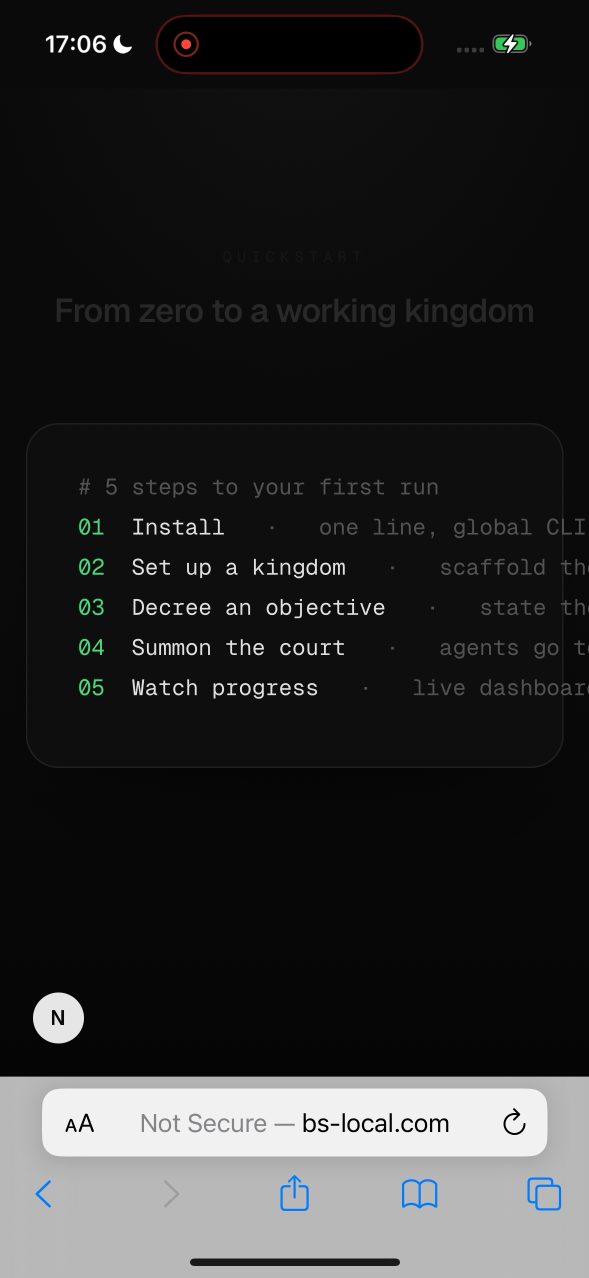
#> input picture website/kingdom-website/playwright/ios-real/iPhone15-bridge.png, 1178 x 2556 px (shown at 1/2 size)
$ python portrait_convert.py ../website/kingdom-website/playwright/ios-real/iPhone15-bridge.png out.png
#> lines starting #> are read from the running program, lines starting #| are printed output that depends on the picture; after the words box and inside, x2 and y2 are one past the last pixel; in counts of white or black regions, pixels touching at a corner belong together
#!/usr/bin/env python3
"""High-fidelity terminal portrait converter for KingdomOS dashboards.

Reads an original painting and emits, per requested cell width:
  - <name>.braille.txt   monochrome braille art (Floyd-Steinberg dithered)
  - <name>.cells.json    {w,h,rows:[[lum,...],...]} per-cell luminance 0..255
                         plus rows of braille glyphs, for shaded rendering

Braille gives 2x4 dot resolution per character cell; combined with a per-cell
grey value this produces a soft, photographic, monochrome portrait that suits a
muted greyscale / beige design palette.
"""
import sys, json, argparse
from PIL import Image, ImageOps, ImageEnhance, ImageFilter
import numpy as np

# Braille dot bit layout (Unicode U+2800 base).
# dot positions (row, col) -> bit value
BRAILLE_BITS = {
    (0, 0): 0x01, (1, 0): 0x02, (2, 0): 0x04, (3, 0): 0x40,
    (0, 1): 0x08, (1, 1): 0x10, (2, 1): 0x20, (3, 1): 0x80,
}


def preprocess(img, cutoff, gamma, sharpen, bg_suppress):
    """Grayscale, auto-level, gamma, sharpen, optional background suppression."""
    g = img.convert("L")
    # Auto-contrast: stretch histogram, clipping `cutoff` percent each end.
    g = ImageOps.autocontrast(g, cutoff=cutoff)
    arr = np.asarray(g).astype(np.float32) / 255.0
    if gamma and gamma != 1.0:
        arr = np.power(arr, gamma)
    if bg_suppress > 0:
        # Pull the darkest tones toward black so painterly backgrounds recede.
        lo = bg_suppress
        arr = np.clip((arr - lo) / max(1e-6, 1.0 - lo), 0.0, 1.0)
    out = Image.fromarray((arr * 255).astype(np.uint8))
    if sharpen > 0:
        out = out.filter(
            ImageFilter.UnsharpMask(radius=1.4, percent=int(sharpen * 100), threshold=2)
        )
    return out


def target_height(src_w, src_h, cell_w, cell_aspect):
    # physical aspect of output = cell_w : cell_aspect*H  must equal src_w:src_h
    return max(1, round(cell_w * (src_h / src_w) / cell_aspect))


def convert(path, cell_w, cell_aspect, cutoff, gamma, sharpen, bg_suppress,
            threshold, raw=False, dot_threshold=50.0, lum_gain=1.0,
            coverage=0.22):
    img = Image.open(path)
    H = target_height(img.width, img.height, cell_w, cell_aspect)
    dotW, dotH = cell_w * 2, H * 4

    if raw:
        # Source is already a clean braille stipple (light ink on black).
        # Downsample with MAX pooling so sparse bright dots survive instead of
        # being averaged into the black background.
        g = img.convert("L")
        src = np.asarray(g).astype(np.float32)
        sh, sw = src.shape
        ys = (np.linspace(0, sh, dotH + 1)).astype(int)
        xs = (np.linspace(0, sw, dotW + 1)).astype(int)
        on = np.zeros((dotH, dotW), dtype=bool)
        garr = np.zeros((dotH, dotW), dtype=np.float32)
        for j in range(dotH):
            y0, y1 = ys[j], max(ys[j] + 1, ys[j + 1])
            for i in range(dotW):
                x0, x1 = xs[i], max(xs[i] + 1, xs[i + 1])
                block = src[y0:y1, x0:x1]
                garr[j, i] = block.mean()
                # Light a dot when a meaningful fraction of the source region is
                # bright; preserves the stipple density gradient (cleaner than a
                # raw max-pool which floods bright regions into solid blocks).
                cov = float((block >= dot_threshold).mean())
                on[j, i] = cov >= coverage
    else:
        pre = preprocess(img, cutoff, gamma, sharpen, bg_suppress)
        grid = pre.resize((dotW, dotH), Image.LANCZOS)
        garr = np.asarray(grid).astype(np.float32)
        dith = garr.copy()
        for y in range(dotH):
            for x in range(dotW):
                old = dith[y, x]
                new = 255.0 if old >= threshold else 0.0
                dith[y, x] = new
                err = old - new
                if x + 1 < dotW:
                    dith[y, x + 1] += err * 7 / 16
                if y + 1 < dotH:
                    if x > 0:
                        dith[y + 1, x - 1] += err * 3 / 16
                    dith[y + 1, x] += err * 5 / 16
                    if x + 1 < dotW:
                        dith[y + 1, x + 1] += err * 1 / 16
        on = dith >= 128

    # Per-cell luminance (average of the 8 subpixels), used for greyscale tint.
    cells_lum = []
    for cy in range(H):
        row = []
        for cx in range(cell_w):
            block = garr[cy * 4:cy * 4 + 4, cx * 2:cx * 2 + 2]
            row.append(int(round(min(255.0, block.mean() * lum_gain))))
        cells_lum.append(row)

    braille_rows = []
    for cy in range(H):
        chars = []
        for cx in range(cell_w):
            bits = 0
            for (dr, dc), bit in BRAILLE_BITS.items():
                if on[cy * 4 + dr, cx * 2 + dc]:
                    bits |= bit
            chars.append(chr(0x2800 + bits))
        braille_rows.append("".join(chars))

    return {"w": cell_w, "h": H, "braille": braille_rows, "lum": cells_lum}


def from_braille(original, braille_path, lum_gain=1.0):
    """Pair an externally-generated braille stipple (e.g. ascii-image-converter)
    with per-cell luminance sampled from the original painting, so the dashboard
    can render the high-detail dot pattern in soft greyscale.

    The braille text defines the cell grid (cols x rows); the original is
    downsampled to that grid for one luminance value per cell.
    """
    rows = [ln.rstrip("\n") for ln in
            open(braille_path, encoding="utf-8").read().split("\n")]
    while rows and rows[-1] == "":
        rows.pop()
    cols = max((len(r) for r in rows), default=0)
    rows = [r.ljust(cols, chr(0x2800)) for r in rows]
    h = len(rows)

    g = Image.open(original).convert("L")
    g = ImageOps.autocontrast(g, cutoff=1.0)
    small = g.resize((max(1, cols), max(1, h)), Image.LANCZOS)
    larr = np.asarray(small).astype(np.float32)
    lum = [[int(round(min(255.0, larr[y, x] * lum_gain)))
            for x in range(cols)] for y in range(h)]
    return {"w": cols, "h": h, "braille": rows, "lum": lum}


def main():
    ap = argparse.ArgumentParser()
    ap.add_argument("input")
    ap.add_argument("out_base", help="output path without extension")
    ap.add_argument("--width", type=int, default=44)
    ap.add_argument("--cell-aspect", type=float, default=2.0,
                    help="terminal cell height/width ratio")
    ap.add_argument("--cutoff", type=float, default=1.5)
    ap.add_argument("--gamma", type=float, default=0.85)
    ap.add_argument("--sharpen", type=float, default=0.9)
    ap.add_argument("--bg-suppress", type=float, default=0.10)
    ap.add_argument("--threshold", type=float, default=128.0)
    ap.add_argument("--raw", action="store_true",
                    help="source is already a clean braille stipple; preserve it")
    ap.add_argument("--dot-threshold", type=float, default=50.0,
                    help="raw mode: brightness above which a dot is lit")
    ap.add_argument("--lum-gain", type=float, default=1.0,
                    help="multiply per-cell luminance for brighter shading")
    ap.add_argument("--coverage", type=float, default=0.22,
                    help="raw mode: min bright-pixel fraction to light a dot")
    ap.add_argument("--from-braille",
                    help="pair this pre-made braille .txt with luminance from input")
    a = ap.parse_args()

    if a.from_braille:
        res = from_braille(a.input, a.from_braille, lum_gain=a.lum_gain)
    else:
        res = convert(a.input, a.width, a.cell_aspect, a.cutoff, a.gamma,
                      a.sharpen, a.bg_suppress, a.threshold,
                      raw=a.raw, dot_threshold=a.dot_threshold, lum_gain=a.lum_gain,
                      coverage=a.coverage)
#> in convert, img is the input picture: PIL image 1178x2556 RGB; mean R, G, B 41.9, 42.1, 42.1
#> in convert, `grid = pre.resize((dotW, dotH), Image.LANCZOS)`:
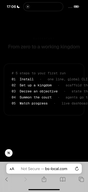
#> grid: PIL image 88x192 L; min 0, max 255, mean 36.1
#> after the loop in convert, `for y in range(dotH):`:
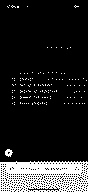
#> dith: shape (192, 88) float32; 14.1% white; 131 white regions (129 under 20 px), largest, box (x1, y1, x2, y2) and area: (0, 161, 88, 192) 2167, (5, 149, 13, 157) 42
#> after the loop in convert, `for cy in range(H):`: cells_lum = 48 items
#> res = 4 items
    with open(a.out_base + ".braille.txt", "w", encoding="utf-8") as f:
        f.write("\n".join(res["braille"]) + "\n")
    with open(a.out_base + ".cells.json", "w", encoding="utf-8") as f:
        json.dump({"w": res["w"], "h": res["h"], "braille": res["braille"],
                   "lum": res["lum"]}, f)
    print(f"{a.input} -> {a.out_base} ({res['w']}x{res['h']})")
#| ../website/kingdom-website/playwright/ios-real/iPhone15-bridge.png -> out.png (44x48)


if __name__ == "__main__":
    main()

$ run again, on website/kingdom-website/playwright/ios-real/iPhoneSE2022-bridge.png
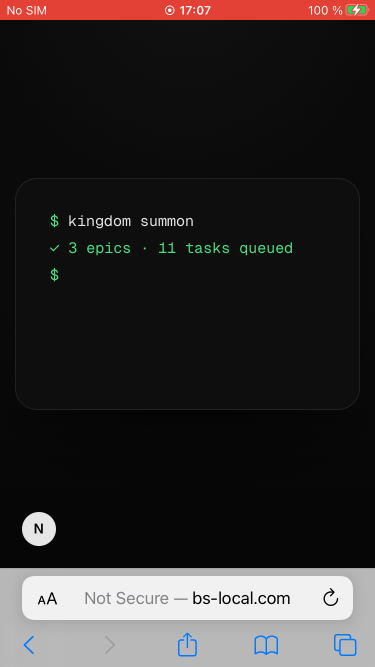
#> input picture website/kingdom-website/playwright/ios-real/iPhoneSE2022-bridge.png, 750 x 1334 px (shown at 1/2 size)
#> in convert, img is the input picture: PIL image 750x1334 RGB; mean R, G, B 46.5, 42.5, 42.2
#> in convert, `grid = pre.resize((dotW, dotH), Image.LANCZOS)`:
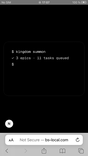
#> grid: PIL image 88x156 L; min 0, max 255, mean 37
#> after the loop in convert, `for y in range(dotH):`:
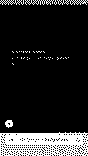
#> dith: shape (156, 88) float32; 14.5% white; 37 white regions (32 under 20 px), largest, box (x1, y1, x2, y2) and area: (0, 132, 88, 156) 1700, (57, 0, 88, 5) 68, (25, 0, 54, 5) 64, (0, 0, 24, 5) 54, (5, 120, 13, 128) 46
#> after the loop in convert, `for cy in range(H):`: cells_lum = 39 items
#> res = 4 items
#| ../website/kingdom-website/playwright/ios-real/iPhoneSE2022-bridge.png -> out.png (44x39)

$ run again, on website/kingdom-website/playwright/ios-real/iPhoneSE2022-docs.png
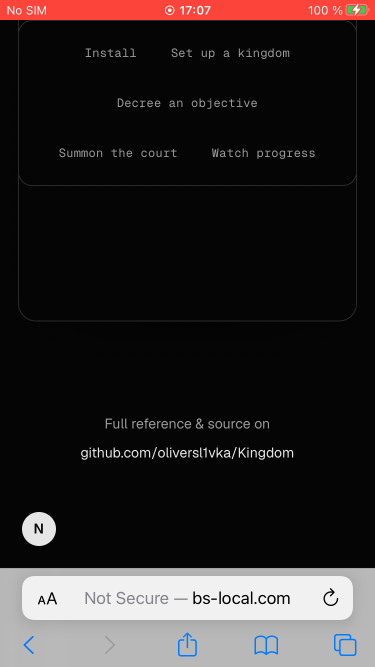
#> input picture website/kingdom-website/playwright/ios-real/iPhoneSE2022-docs.png, 750 x 1334 px (shown at 1/2 size)
#> in convert, img is the input picture: PIL image 750x1334 RGB; mean R, G, B 43.5, 38.6, 38.5
#> in convert, `grid = pre.resize((dotW, dotH), Image.LANCZOS)`:
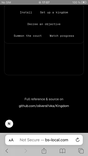
#> grid: PIL image 88x156 L; min 0, max 255, mean 38.5
#> after the loop in convert, `for y in range(dotH):`:
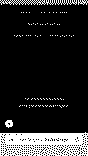
#> dith: shape (156, 88) float32; 15.1% white; 84 white regions (80 under 20 px), largest, box (x1, y1, x2, y2) and area: (0, 132, 88, 156) 1700, (0, 0, 77, 5) 186, (5, 120, 13, 128) 46, (78, 0, 88, 5) 27
#> after the loop in convert, `for cy in range(H):`: cells_lum = 39 items
#> res = 4 items
#| ../website/kingdom-website/playwright/ios-real/iPhoneSE2022-docs.png -> out.png (44x39)
